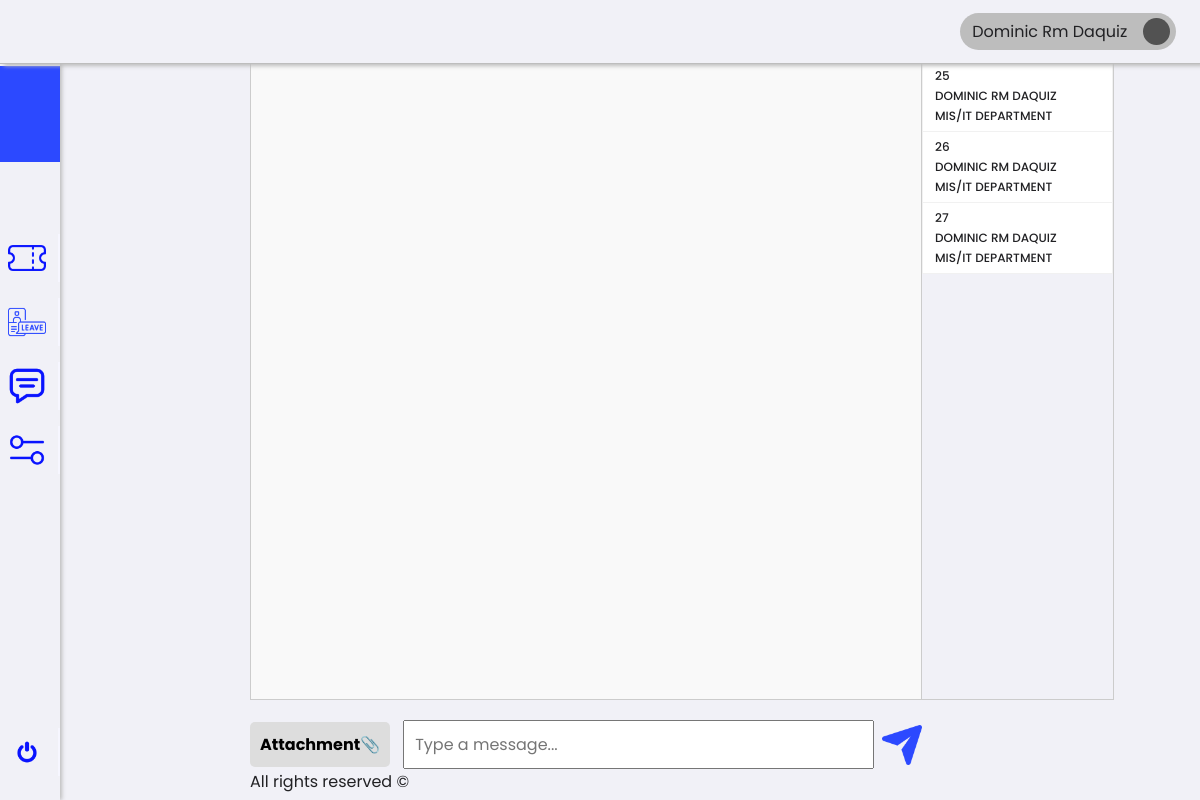
The app's page /1/employee/message.php (signed in), older data.
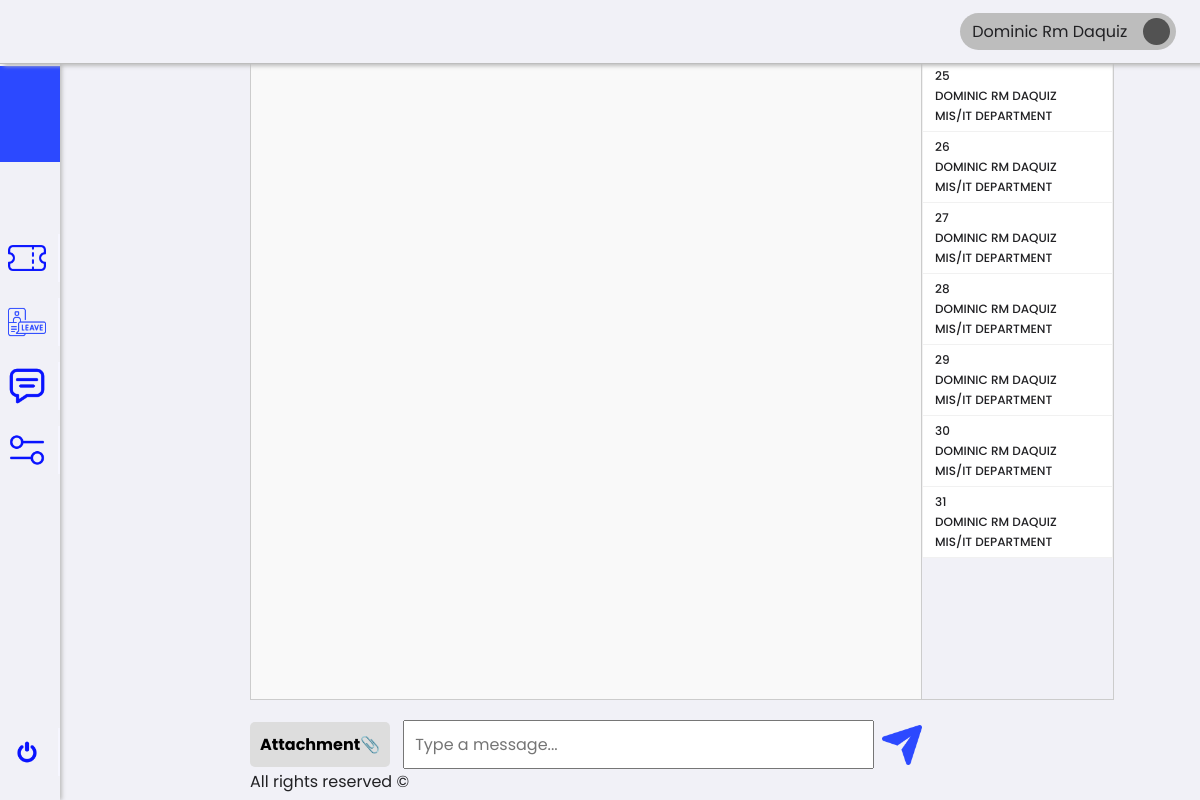
The same page, newer data.
### tables this page shows
CREATE TABLE `tickets` (
  `id` int(11) NOT NULL,
  `employee_id` int(11) NOT NULL,
  `subject` varchar(255) NOT NULL,
  `description` text NOT NULL,
  `status` enum('Open','In Progress','Resolved','Closed') DEFAULT 'Open',
  `priority` enum('Low','Medium','High') DEFAULT 'Low',
  `category_id` int(11) NOT NULL,
  `assigned_to` int(11) DEFAULT NULL,
  `created_at` timestamp NOT NULL DEFAULT current_timestamp(),
  `start_at` timestamp NULL DEFAULT NULL,
  `updated_at` timestamp NULL DEFAULT NULL,
  `leave_type_id` int(11) DEFAULT NULL,
  `leave_request_id` int(11) DEFAULT NULL
);

CREATE TABLE `users` (
  `id` int(11) NOT NULL,
  `name` varchar(255) NOT NULL,
  `email` varchar(255) NOT NULL,
  `password` varchar(255) NOT NULL,
  `role` enum('Employee','HR','HR HEAD','Admin') NOT NULL,
  `department` varchar(255) DEFAULT NULL,
  `status` enum('Active','Inactive') NOT NULL,
  `created_at` timestamp NOT NULL DEFAULT current_timestamp()
);

### 1/employee/message.php (the view, shortened to what this page needs)
<!DOCTYPE html>
<html lang="en">
<head>
    <link rel="stylesheet" href="../../assets/css/framework.css">
    <link rel="stylesheet" href="../../assets/css/message.css">
</head>
<body>
    <div class="container">
        <div class="sideNav">
            <div class="sideNavLogo img-cover"></div>
            <div class="navBtn">
                <div class="navBtnIcon img-contain"
                    style="background-image: url(../../assets/images/icons/ticket.png);"></div>
            </div>
            <div class="navBtn">
                <div class="navBtnIcon img-contain" style="background-image: url(../../assets/images/icons/leave.png);"></div>
            </div>
            <div class="navBtn">
                <div class="navBtnIcon img-contain" style="background-image: url(../../assets/images/icons/chat.png);">
                </div>
            </div>
            <div class="navBtn">
                <div class="navBtnIcon img-contain"
                    style="background-image: url(../../assets/images/icons/settings.png);"></div>
            </div>
            <div class="navBtn">
                <div class="navBtnIcon img-contain"
                    style="background-image: url(../../assets/images/icons/switch.png);"></div>
            </div>
        </div>
    </div>
    <div class="content">
        <div class="topNav">
            <div class="account">
                <div class="accountName">John Doe</div>
                <div class="accountIcon img-contain"></div>
            </div>
        </div>
        <div class="main-convo">
            <div class="container-convo">
            <div class="chatbox-container">
                        <div class="chat-container" id="chatbox">
                        </div>
                        <div class="input-area">
                            <div class="attach" id="attach">Attachment📎</div>
                            <input type="text" id="message" placeholder="Type a message...">
                            <button id="sendmesageBtn" aria-label="Send Message" style="width: 40px; height: 40px; border: none; background-color: transparent; padding: 0;">
                                <img src="../../assets/images/icons/send.png" style="width: 100%; height: 100%; object-fit: contain;">
                            </button>
                        </div>
                    </div>
                <div class="cards-container">
                    <?php
                    require_once '../../0/includes/db.php';
                    $employee_id = $_SESSION['user_id'];
                    try {
                        $stmt = $pdo->prepare("
                        SELECT
    t.id,
    t.subject,
    u2.department, -- Fetch the department from the user who created the ticket
    t.description,
    t.priority,
    t.status,
    t.created_at,
    COALESCE(u1.name, 'Unassigned') AS assigned_name, -- Assigned to
    u2.name AS employee_name -- Employee who created the ticket
FROM tickets t
LEFT JOIN users u1 ON t.assigned_to = u1.id -- Join to get the assigned user's name
LEFT JOIN users u2 ON t.employee_id = u2.id -- Join to get the employee's name and department
WHERE t.assigned_to = :employee_id OR t.employee_id = :employee_id
                            ");
                        $stmt->bindParam(':employee_id', $employee_id, PDO::PARAM_INT);
                        $stmt->execute();
                        $tickets = $stmt->fetchAll(PDO::FETCH_ASSOC);
                        if ($tickets) {
                            foreach ($tickets as $index => $ticket) {
                                echo '<div class="card card-' . (($index % 4) + 1) . '"
                                      onclick="loadMessages(' . htmlspecialchars($ticket['id']) . ', \'' . htmlspecialchars($ticket['assigned_name']) . '\')">';
                                echo '<h1>' . htmlspecialchars($ticket['id']) . '</h1>';
                                echo '<h1>' . htmlspecialchars($ticket['employee_name']) . '</h1>';
                                echo '<h1>' . htmlspecialchars($ticket['department']) . '</h1>';
                                echo '</div>';
                            }
                        } else {
                            echo '<p>No tickets assigned to you.</p>';
                        }
                    } catch (PDOException $e) {
                        echo 'Error fetching tickets: ' . $e->getMessage();
                    }
                    ?>
                </div>
                <br><br>
                <div class="footer" style="text-align: center;">
                    <p>All rights reserved ©</p>
                </div>
            </div>
        </div>
    </div>
</body>
</html>

Row changes from the older to the newer data that the page shows:
added tickets: id "28", employee.name "DOMINIC RM DAQUIZ", employee.department "MIS/IT DEPARTMENT"
added tickets: id "29", employee.name "DOMINIC RM DAQUIZ", employee.department "MIS/IT DEPARTMENT"
added tickets: id "30", employee.name "DOMINIC RM DAQUIZ", employee.department "MIS/IT DEPARTMENT"
added tickets: id "31", employee.name "DOMINIC RM DAQUIZ", employee.department "MIS/IT DEPARTMENT"
